Frame 1 (no input): blank canvas, image omitted
Frame 60 (the mouse pressed at the canvas centre just before this capture): blank canvas, image omitted
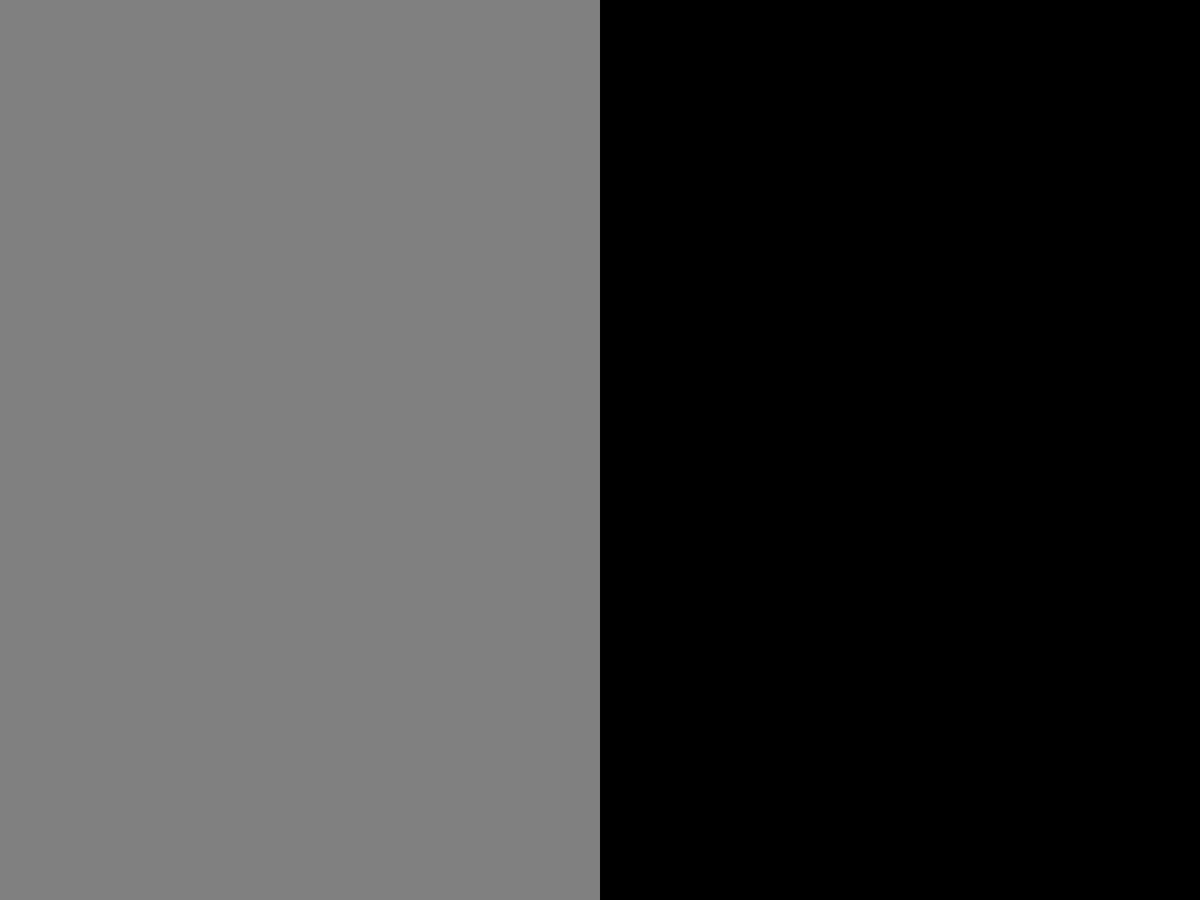
Frame 120 (the mouse held since frame 60 and released just before this capture)

The Processing sketch whose frames 1 and 60 were blank and that drew this single picture after the mouse press (run headless with seeded random() and noise(); from frame 60 on, the mouse is pressed at the canvas centre):

// Processing sketch: BasicAndroidTest_better
// ── BasicAndroidTest_better.pde
/* BasicAndroidTest_better
 * good points:
 ** structured code allows for understanding at different levels, no need to read all the code
 ** magic numbers replaced by meaningful names
 * bad points:
 ** mixture of detection of mouse and action in same "callback" code
 ** use of global variables...
 */
 
color black = color(0,0,0),
      gray  = color(128,128,128);

void settings(){
  fullScreen();
  //orientation(LANDSCAPE);
  //orientation(PORTRAIT);
}

void setup() {
  setDrawingAttributes();
}
  
void draw() {
  background(gray);
  rectUnderMouse();
}

void setDrawingAttributes(){
  noStroke();
  fill(black);
}

void rectUnderMouse(){
  if (mousePressed) {
    if (mouseX < width/2) {
      rect(0, 0, width/2, height); // Left
    } else {
      rect(width/2, 0, width/2, height); // Right
    }
  }
}
